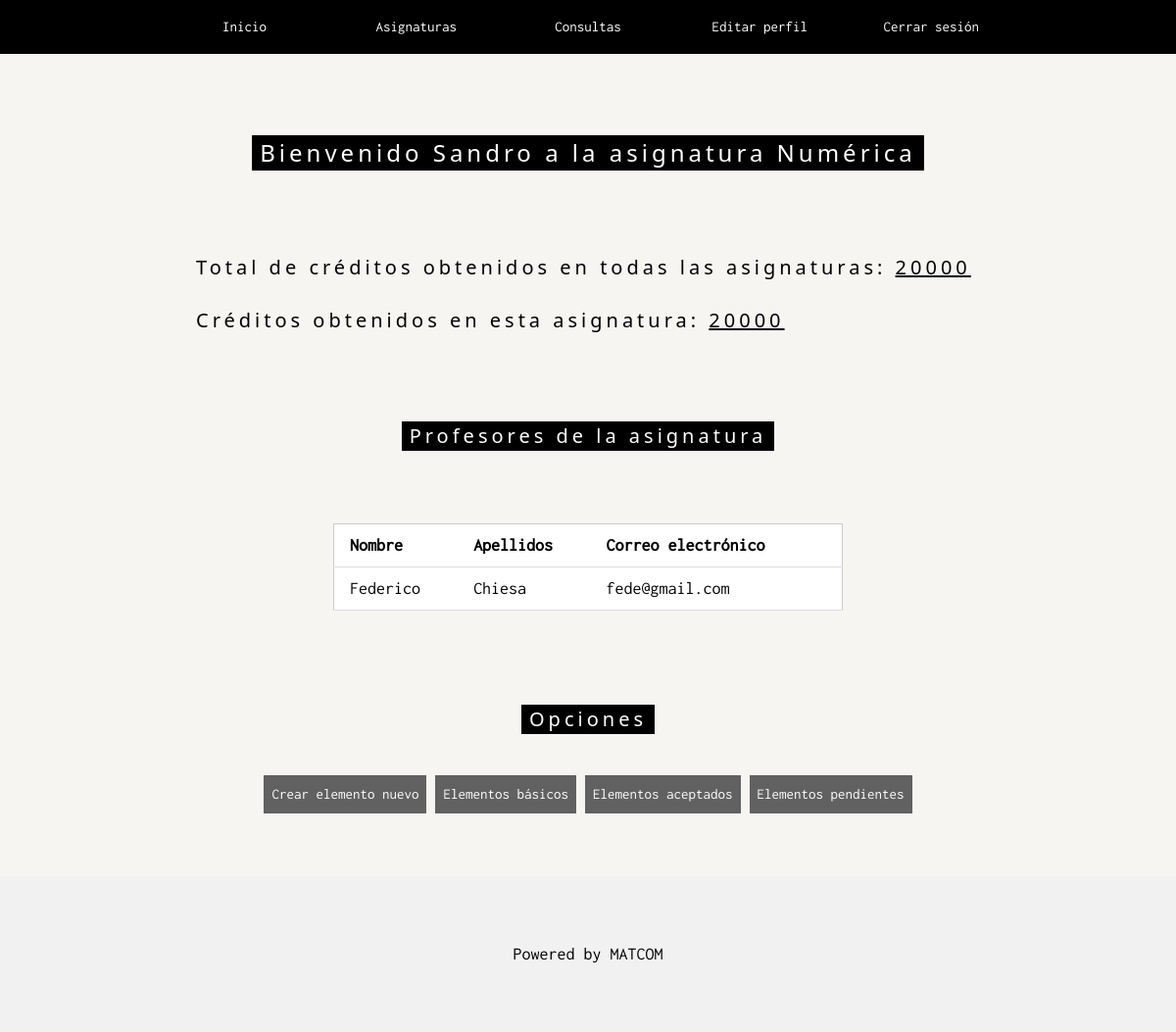
/subjects/subject_student/4 (signed in), run on an earlier commit of the app's database.
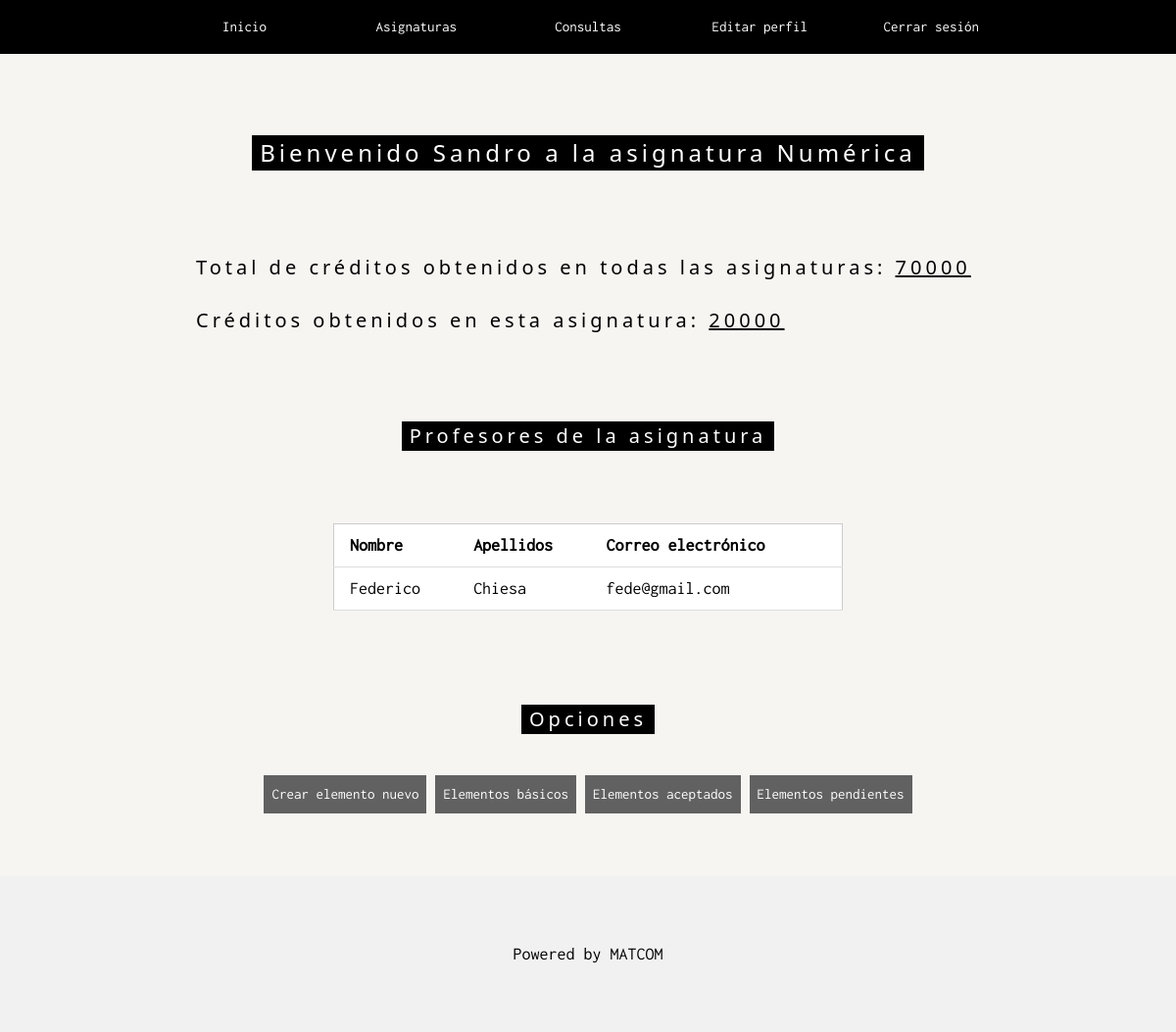
And on a later commit of the database.
### apps/study/models.py (models this page shows)
class Study(models.Model):
    id=models.AutoField(primary_key=True)
    student=models.ForeignKey(Student,models.CASCADE,default=0)
    subject=models.ForeignKey(Subject,models.CASCADE,default=0)
    credits=models.IntegerField(default=0)
    class Meta:
        unique_together=(('student','subject'),)

### apps/students/models.py (models this page shows)
class Student(User):
    credits=IntegerField(default=0)

### apps/subjects/models.py (models this page shows, shortened)
class Subject(models.Model):
    id=models.AutoField(primary_key=True)
    name=models.CharField(max_length=100,unique=True)

### apps/study/views.py (the view)
# urls.py: path('subjects/subject_student/<int:pk>',subject_student,name='subject_student'),
@permission_required('non_basic_elements.view_nonbasicelement')
def subject_student(request,pk):
    student=request.user.id
    study=Study.objects.get(subject=pk,student=student)
    imparts=Imparts.objects.filter(subject=pk).exclude(professor__isnull=True)
    context={
        'study':study,
        'imparts':imparts
    }
    return render(request,'subject_student.html',context)

### templates/subject_student.html (shortened to what this page needs)
{% extends "_base_template.html" %}
{% load static %}
{% block content %}
<div class="w3-sand w3-grayscale w3-large" style="min-height: 100%;">
    <div class="w3-content w3-padding-64" style="max-width:800px">
        <h3 class="w3-center w3-padding-64"><span class="w3-tag w3-wide">Bienvenido {{study.student.first_name}} a la asignatura {{study.subject.name}}</span></h2>
        <h4 class="w3-left "><span class=" w3-wide">Total de créditos obtenidos en todas las asignaturas: <u>{{study.student.credits}}</u></span></h4>
        <br><br>
        <h4 class="w3-left "><span class=" w3-wide">Créditos obtenidos en esta asignatura: <u>{{study.credits}}</u></span></h4>
        <br><br>
        <h4 class="w3-center w3-padding-64"><span class="w3-tag w3-wide">Profesores de la asignatura</span></h4>
        <div class="w3-content" style="max-width:65%">
            <table class="w3-table-all">
                <thead>
                    <tr>
                        <th>Nombre</th>
                        <th>Apellidos</th>
                        <th>Correo electrónico</th>
                    </tr>
                </thead>
                <tbody>
                    {% for imp in imparts %}
                    <tr>
                        <td>{{imp.professor.first_name}}</td>
                        <td>{{imp.professor.last_name}}</td>
                        <td>{{imp.professor.email}}</td>
                    </tr>
                    {% endfor %}
                </tbody>
            </table>
        </div>
        <br> <br>
        <h4 class="w3-center w3-padding-32"><span class="w3-tag w3-wide">Opciones</span></h4>
        <div class="w3-content w3-center">
            <a class="w3-button w3-tag w3-dark-grey" href="{% url 'create_non_basic_element' study.subject.id %}">Crear elemento nuevo</a>
            <a class="w3-button w3-tag w3-dark-grey" href="{% url 'basic_elements' study.subject.id %}">Elementos básicos</a>
            <a class="w3-button w3-tag w3-dark-grey" href="{% url 'accepted_list' study.subject.id %}">Elementos aceptados</a>
            <a class="w3-button w3-tag w3-dark-grey" href="{% url 'pending_list' study.subject.id %}">Elementos pendientes</a>
        </div>
    </div>
</div>
{% endblock %}

What changed in the data, as far as the page shows it:
changed through a linked row, Study "Sandro": student.credits "20000" → "70000"
